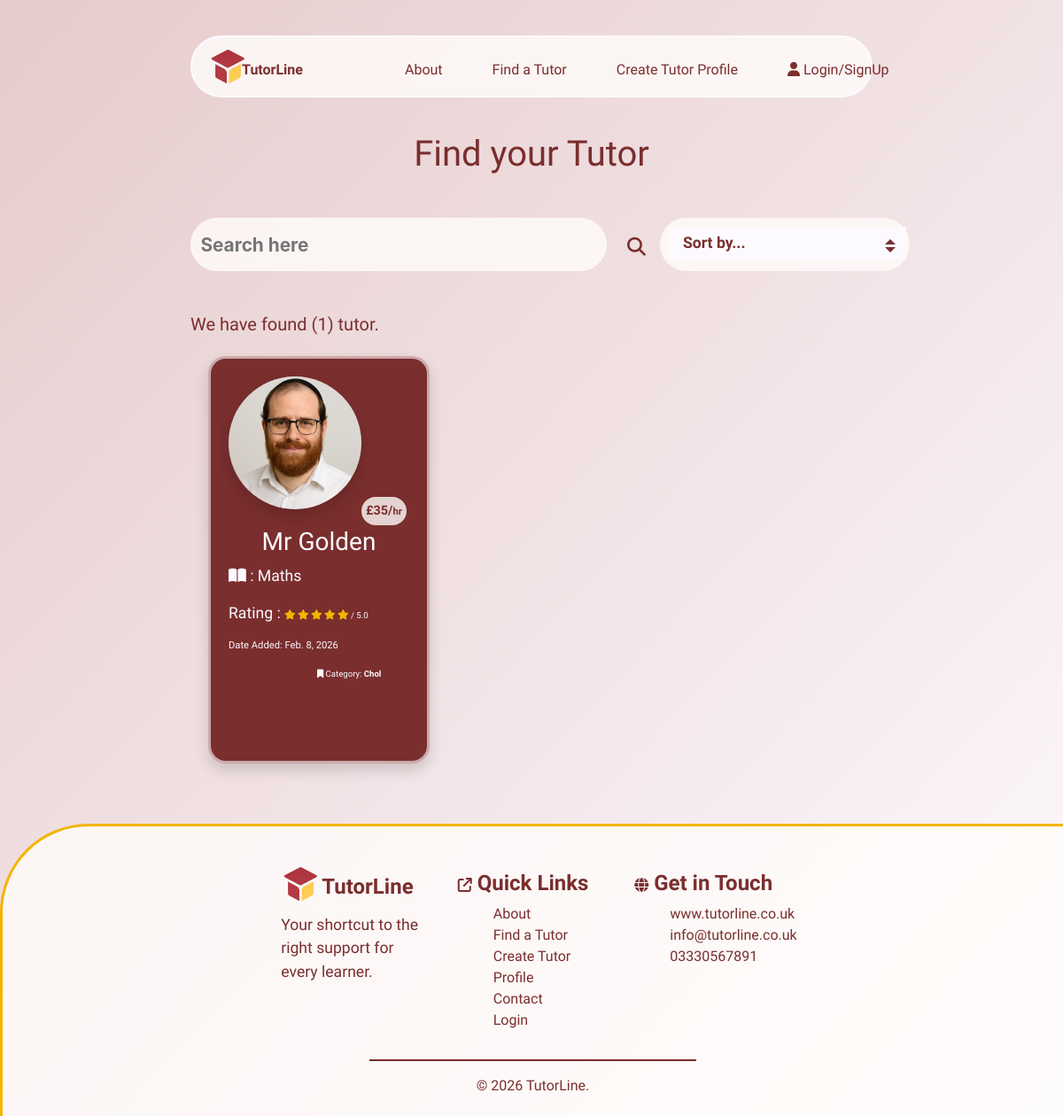
The page /tutors/ on the database as committed earlier.
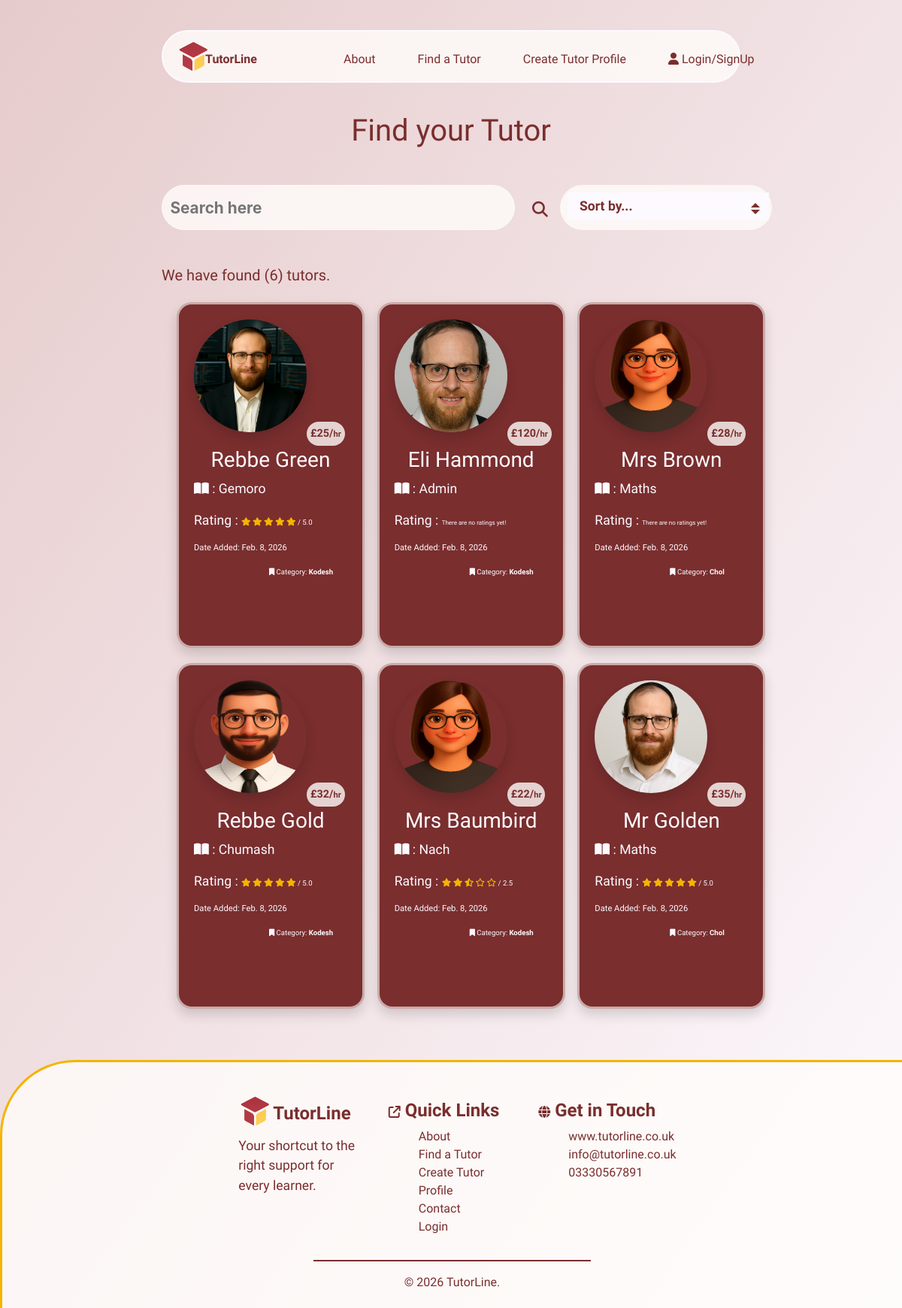
The same page on the database as committed later.
### tutors/models.py (models this page shows, shortened)
class Tutors(models.Model):
    class Meta:
        verbose_name_plural = "Tutors"
    user = models.ForeignKey(User, on_delete=models.CASCADE, null=True, blank=True)
    name = models.CharField(max_length=254)
    location = models.ForeignKey('Location', null=True, blank=True,
                                 on_delete=models.SET_NULL)
    category = models.ForeignKey('Category', null=True, blank=True,
                                 on_delete=models.SET_NULL)
    date_added = models.DateField(auto_now=True)
    subject = models.CharField(max_length=254)
    price = models.IntegerField()
    active = models.BooleanField(default=True)
    description = models.TextField()
    email = models.EmailField()
    phone = models.CharField(max_length=14)
    rating = models.FloatField(default=0)
    image = models.ImageField(blank=True, null=True)
    is_male = models.BooleanField()
    color_1 = models.IntegerField(default=rand)
    color_2 = models.IntegerField(default=rand)
    color_3 = models.IntegerField(default=rand)

class Category(models.Model):
    class Meta:
        verbose_name_plural = "Categories"
    name = models.CharField(max_length=254)
    def __str__(self):
        return self.name

### tutors/views.py (the view)
# urls.py: path('tutors/', include('tutors.urls')),
def tutors(request):
    tutors = Tutors.objects.all()
    active_tutors = Tutors.objects.filter(active=True)
    """
    variables to show current date in day month and year
    """
    today = date.today()
    """
    loop over tutors to get date joined and compare to current date
    to check if account is still active
    """
    for tut in tutors:
        joined = tut.date_added
        expiry_date = today - timedelta(days=30)
        print(joined)
        print(f"if you joined on or before {expiry_date} you are no longer valid")
        """
        if statement to check if account is still active
        if account is no longer active, set active to false and save
        """
        if joined < expiry_date:
            tut.active = False
            tut.save()
            print("Your acount has expired, please renew here")
        else:
            tut.active = True
            print("Your account is still active")
    if active_tutors.exists():
        tutors = active_tutors
    else:
        tutors = None
    query = None
    sort = request.GET.get('sort')
    if request.GET:
        if 'q' in request.GET:
            query = request.GET['q']
            queries = Q(name__icontains=query) | Q(subject__icontains=query) | Q(category__name__icontains=query) | Q(location__name__icontains=query)
            tutors = tutors.filter(queries)
    if sort == "price_low":
        tutors = tutors.order_by('price')
    elif sort == "price_high":
        tutors = tutors.order_by('-price')
    elif sort == "most_recent":
        tutors = tutors.order_by('-date_added')
    elif sort == "highest_rating":
        tutors = tutors.filter(rating__gt=0).order_by('-rating')
    context = {
                'tutors': tutors,
                'search': query,
                }
    return render(request, 'tutors/tutors.html', context)

### messaging/contexts.py (called while the page is built)
def messaging(request):
    message = Message.objects.all()
    current_user = request.user.username
    my_messages = Message.objects.filter(send_to=current_user)
    unread_messages = my_messages.filter(read=False)
    message_count = len(my_messages)
    unread_count = len(unread_messages)
    context = {
        'message': message,
        'message_count': message_count,
        'unread_count': unread_count,
    }
    return context

### tutors/templates/tutors/tutors.html (shortened to what the changed rows need)
{% extends "base.html" %}
{% load static %}
{% block extracss%}
<link rel="stylesheet" href="{% static 'css/tutors.css' %}">
{% endblock %}
{% block content %}
    <h1>Find your Tutor</h1>
    <section class="mt-5">
        <div class="container-fluid">
            <div class="row search-results">
                <div class="col-11 col-md-4">
                    <h5>We have found ({{ tutors.count }}) tutor{% if tutors.count == 1 %}{% else %}s{% endif %}{% if search %}, for <strong>"{{ search }}"</strong>.{% else %}.
                        {% endif %}
                    </h5>
                </div>
            </div>
            <div class="row mt-3">
                <div class="col-10 col-md-8">
                    <div class="row">
                        {% for tutor in tutors %}
                        <div class="col-12 col-md-6 col-lg-4">
                            <a href="{% url 'tutor_details' tutor.id %}">
                                <div class="tutor-card shadow">
                                    {% if tutor.is_male == True %}
                                    {% if tutor.image %}
                                    <img src="{{ tutor.image.url }}" class="image shadow" alt="{{ tutor.name }}">
                                    {% else %}
                                    <img src="/media/placeholder_male2.png" class="image shadow" alt="{{ tutor.name }}">
                                    {% endif %}
                                    {% else %}
                                    <img src="/media/placeholder_female.png" class="image shadow" alt="{{ tutor.name }}">
                                    {% endif %}
                                    <p class="price-stamp">£{{ tutor.price }}/<span class="per-hr">hr</span></p>
                                    <div class="details">
                                        <h3>{{ tutor.name }}</h3>
                                        <p><i class="fa-solid fa-book-open"></i> : {{ tutor.subject }}</p>
                                        <p>
                                            Rating : {% if tutor.rating == 0 %}
                                            <span class="no-rating">There are no ratings yet!</span>
                                            {% else %}
                                            {% if tutor.rating == 5 %}
                                            <i class="fa-solid fa-star r-stars"></i>
                                            <i class="fa-solid fa-star r-stars"></i>
                                            <i class="fa-solid fa-star r-stars"></i>
                                            <i class="fa-solid fa-star r-stars"></i>
                                            <i class="fa-solid fa-star r-stars"></i>
                                            {% elif tutor.rating > 4 %}
                                            <i class="fa-solid fa-star r-stars"></i>
                                            <i class="fa-solid fa-star r-stars"></i>
                                            <i class="fa-solid fa-star r-stars"></i>
                                            <i class="fa-solid fa-star r-stars"></i>
                                            <i class="fa-solid fa-star-half-stroke r-stars"></i>
                                            {% elif tutor.rating == 4 %}
                                            <i class="fa-solid fa-star r-stars"></i>
                                            <i class="fa-solid fa-star r-stars"></i>
                                            <i class="fa-solid fa-star r-stars"></i>
                                            <i class="fa-solid fa-star r-stars"></i>
                                            <i class="fa-regular fa-star r-stars"></i>
                                            {% elif tutor.rating > 3 %}
                                            <i class="fa-solid fa-star r-stars"></i>
                                            <i class="fa-solid fa-star r-stars"></i>
                                            <i class="fa-solid fa-star r-stars"></i>
                                            <i class="fa-solid fa-star-half-stroke r-stars"></i>
                                            <i class="fa-regular fa-star r-stars"></i>
                                            {% elif tutor.rating == 3 %}
                                            <i class="fa-solid fa-star r-stars"></i>
                                            <i class="fa-solid fa-star r-stars"></i>
                                            <i class="fa-solid fa-star r-stars"></i>
                                            <i class="fa-regular fa-star r-stars"></i>
                                            <i class="fa-regular fa-star r-stars"></i>
                                            {% elif tutor.rating > 2 %}
                                            <i class="fa-solid fa-star r-stars"></i>
                                            <i class="fa-solid fa-star r-stars"></i>
                                            <i class="fa-solid fa-star-half-stroke r-stars"></i>
                                            <i class="fa-regular fa-star r-stars"></i>
                                            <i class="fa-regular fa-star r-stars"></i>
                                            {% elif tutor.rating == 2 %}
                                            <i class="fa-solid fa-star r-stars"></i>
                                            <i class="fa-solid fa-star r-stars"></i>
                                            <i class="fa-regular fa-star r-stars"></i>
                                            <i class="fa-regular fa-star r-stars"></i>
                                            <i class="fa-regular fa-star r-stars"></i>
                                            {% elif tutor.rating > 1 %}
                                            <i class="fa-solid fa-star r-stars"></i>
                                            <i class="fa-solid fa-star-half-stroke r-stars"></i>
                                            <i class="fa-regular fa-star r-stars"></i>
                                            <i class="fa-regular fa-star r-stars"></i>
                                            <i class="fa-regular fa-star r-stars"></i>
                                            {% else %}
                                            <i class="fa-solid fa-star r-stars"></i>
                                            <i class="fa-regular fa-star r-stars"></i>
                                            <i class="fa-regular fa-star r-stars"></i>
                                            <i class="fa-regular fa-star r-stars"></i>
                                            <i class="fa-regular fa-star r-stars"></i>
                                            {% endif %}
                                            <span class="rating-num"> / {{ tutor.rating|floatformat:1 }}</span>
                                            {% endif %}
                                        </p>
                                        <p class="date-tag">Date Added: {{ tutor.date_added }}</p>
                                        <p class="category-tag"><i class="fa-solid fa-bookmark"></i> Category: <strong>{{ tutor.category }}</strong></p>
                                    </div>
                                </div>
                            </a>
                        </div>
                        {% endfor %}
                    </div>
                </div>
            </div>
        </div>
    </section>
{% endblock %}

Rows that differ between the two databases and show on the page:
now on this page (row edited): Tutors: image (picture), price "25", name "Rebbe Green", subject "Gemoro", rating "5.0", date_added "Feb. 8, 2026", category "Kodesh"
now on this page (row edited): Tutors: image (picture), price "120", name "Eli Hammond", subject "Admin", rating "There are no ratings yet!", date_added "Feb. 8, 2026", category "Kodesh"
now on this page (row edited): Tutors: is_male False (drawn), price "28", name "Mrs Brown", subject "Maths", rating "There are no ratings yet!", date_added "Feb. 8, 2026", category "Chol"
now on this page (row edited): Tutors: is_male True (drawn), price "32", name "Rebbe Gold", subject "Chumash", rating "5.0", date_added "Feb. 8, 2026", category "Kodesh"
now on this page (row edited): Tutors: is_male False (drawn), price "22", name "Mrs Baumbird", subject "Nach", rating "2.5", date_added "Feb. 8, 2026", category "Kodesh"
Other text that changed with them:
{{ tutors.count }}: "1" → "6"
text now shown: "s"
